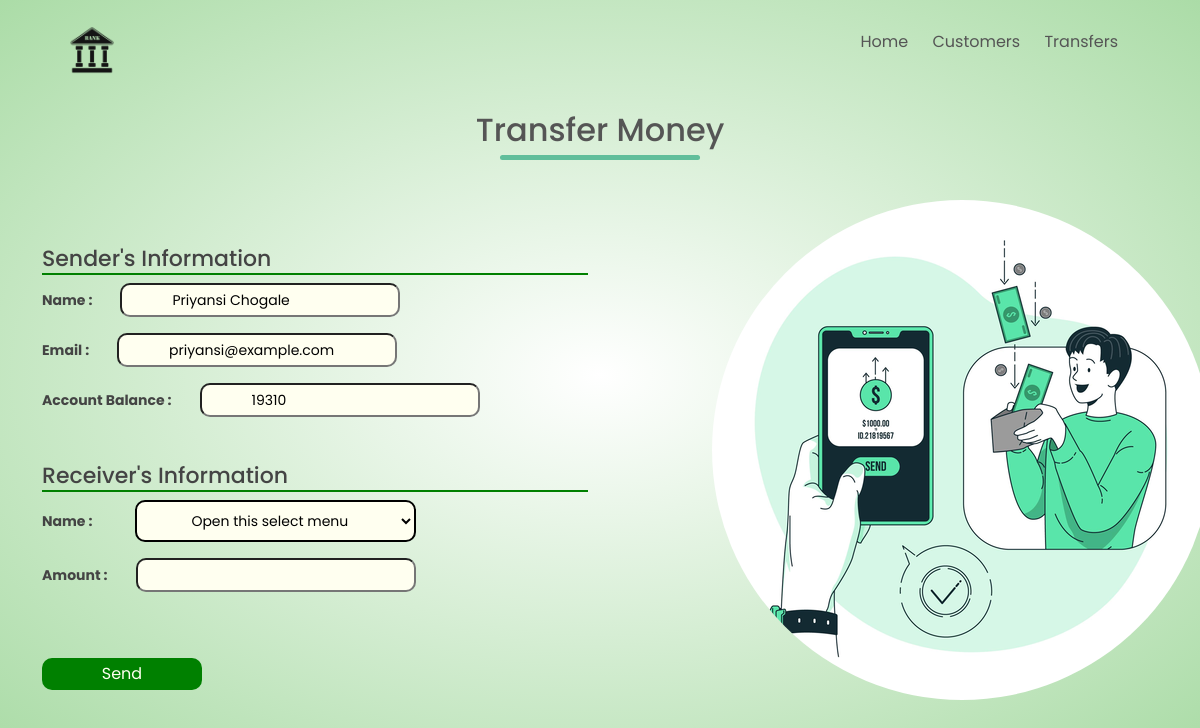
The page /transfermoney.php?name=Priyansi Chogale on the database its author committed.
### tables this page shows
CREATE TABLE IF NOT EXISTS `customers` (
  `id` int(11) NOT NULL,
  `name` varchar(255) NOT NULL,
  `email` varchar(255) NOT NULL,
  `amount` float NOT NULL,
  PRIMARY KEY (`id`)
);

### transfermoney.php (the view, shortened to what this page needs)
<?php
$name = $_GET['name'];
$con = mysqli_connect('localhost', 'root', '');
mysqli_select_db($con, 'tsfbank');
$s = "select * from customers where name = '$name'";
$result = mysqli_query($con, $s);
$num = mysqli_num_rows($result);
?>
<html>
<head>
    <link rel="stylesheet" type="text/css" href="https://cdn.jsdelivr.net/npm/bootstrap@5.0.2/dist/css/bootstrap.min.css">
    <link rel="stylesheet" type="text/css" href="style.css">
</head>
<body>
    <div class="header">
    <div class="container">
    <div class="navbar">
            <div class="logo">
                <a href="home.php"><img src="images/bankLogo.png" width="60px"></a>
            </div>
            <nav>
                <ul id="MenuItems">
                    <li><a href="home.php">Home</a></li>
                    <li><a href="viewcustomers.php">Customers</a></li>
                    <li><a href="transferhistory.php">Transfers</a></li>
                </ul>
            </nav>
            </div>
    </div>
    <div class="container">
        <div class="row">
        <h2 class="title">Transfer Money</h2>
            <div class="col-lg-6">
            <form action="middletransfer.php" method="POST">
            <?php
            if($num > 0){
                while($row = mysqli_fetch_assoc($result)){ ?>
                <div class="info">
                    <h6 class="small-header">Sender's Information</h6>
                    <p><b>Name  : </b><input type="text" value="<?php echo $row['name']; ?>" name="sendername" readonly="readonly"></p>
                    <p><b>Email  : </b><input type="text" value="<?php echo $row['email']; ?>" name="senderemail" readonly="readonly"></p>
                    <p><b>Account Balance  : </b><input type="text" value="<?php echo $row['amount']; ?>" name="senderbalance" readonly="readonly"></p>
                    <h6 class="small-header">Receiver's Information</h6>
                    <p><b>Name  : </b>
                        <select name="receiverid">
                        <option value="0" selected>Open this select menu</option>
                        </select></p>
                        <p><b>Amount  : </b><input type="text" name="amt" required></p>
                </div>
                <button type="submit" class="btn btn-send">Send</button>
                </form>
                    <?php
                }
            }
            else{
                echo "list is empty";
            }
            ?>
            </div>
            <div class="col-lg-6">
                <img src="images/money.png" class="moneyImg">
            </div>
        </div>
    </div>
    </div>
</body>
</html>

### style.css (style rules this page uses)
* { margin: 0; padding: 0; box-sizing: border-box; }
body { font-family: 'Poppins', sans-serif; }
.header { background: radial-gradient(#fff, #abdca7); }
.navbar { display: flex; align-items: center; padding: 20px; }
nav { flex: 1; text-align: right; }
nav ul { display: inline-block; list-style-type: none; }
nav ul li { display: inline-block; margin-right: 20px; }
a { text-decoration: none; color: #555; }
.middle h6, h1, p { text-align: center; }
.btn { width: 220px; border-radius: 10px; background-color: green; color: ivory; padding: 10px 15px; transition: background 0.5s; transition: width 0.5s; }
.title { text-align: center; margin: 0 auto 40px; position: relative; line-height: 60px; color: #555; }
.title::after { content: ''; width: 200px; height: 5px; border-radius: 5px; background-color: #61be9b; position: absolute; left: 50%; bottom: 0; transform: translateX(-50%); }
.info b { color: #444; line-height: 18px; padding-bottom: 5px; }
.small-header { color: #444; line-height: 18px; padding-bottom: 5px; border-bottom: 2px solid green; font-size: 22px; margin-top: 50px; }
.info p { text-align: left; font-size: 14px; }
.btn-send { padding: 3px 5px; width: 160px; margin-bottom: 50px; margin-top: 50px; }
select { margin-left: 40px; padding: 8px 50px; background-color: ivory; border-radius: 10px; border: 2px solid black; }
input { margin-left: 25px; width: 280px; line-height: 30px; padding-left: 50px; border-radius: 10px; background-color: ivory; }
.col-lg-6 img { border-radius: 50%; margin-left: 100px; margin-bottom: 50px; }

### rows shown on the page
customers: sendername "Priyansi Chogale", senderemail "priyansi@example.com", senderbalance "19310"
